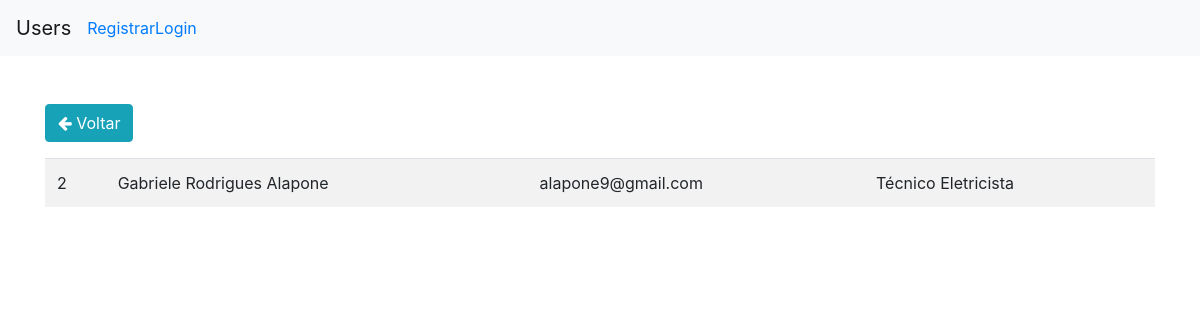
The app's page /usuario/2 with its own data.
### app/models.py (models this page shows, shortened)
class Usuario(db.Model, UserMixin):
    __tablename__ = "usuarios"
    id = db.Column(db.Integer, primary_key=True, autoincrement=True)
    nome = db.Column(db.String(84), nullable=False)
    email = db.Column(db.String(84), nullable=False, unique=True, index=True)
    senha = db.Column(db.String(255), nullable=False)
    cargo = db.Column(db.String(84), nullable=False)
    atividade = db.relationship('Atividade', backref='usuarios', uselist=True)

### app/usuarios/views.py (the view)
@usuarios.route("/usuario/<int:id>")
def unique(id):
    usuarios = Usuario.query.get(id)
    return render_template("usuario.html", usuarios=usuarios)

### app/templates/usuario.html
{% extends 'base_geral.html' %} {% block content %}
<div class="mt-5">
  <a href="{{ url_for('usuarios.home') }}" class="btn btn-info">
    <i class="fa fa-arrow-left" aria-hidden="true"></i>
    Voltar
  </a>
  <table class="table table-striped mt-3">
    <tbody>
      <tr>
        <td>
          {{ usuarios.id }}
        </td>
        <td>
          {{ usuarios.nome }}
        </td>
        <td>
          {{ usuarios.email }}
        </td>
        <td>
          {{ usuarios.cargo }}
        </td>
      </tr>
    </tbody>
  </table>
</div>
{% endblock %}

### records on screen
Usuario: id "2", nome "Gabriele Rodrigues Alapone", email "alapone9@gmail.com", cargo "Técnico Eletricista"
